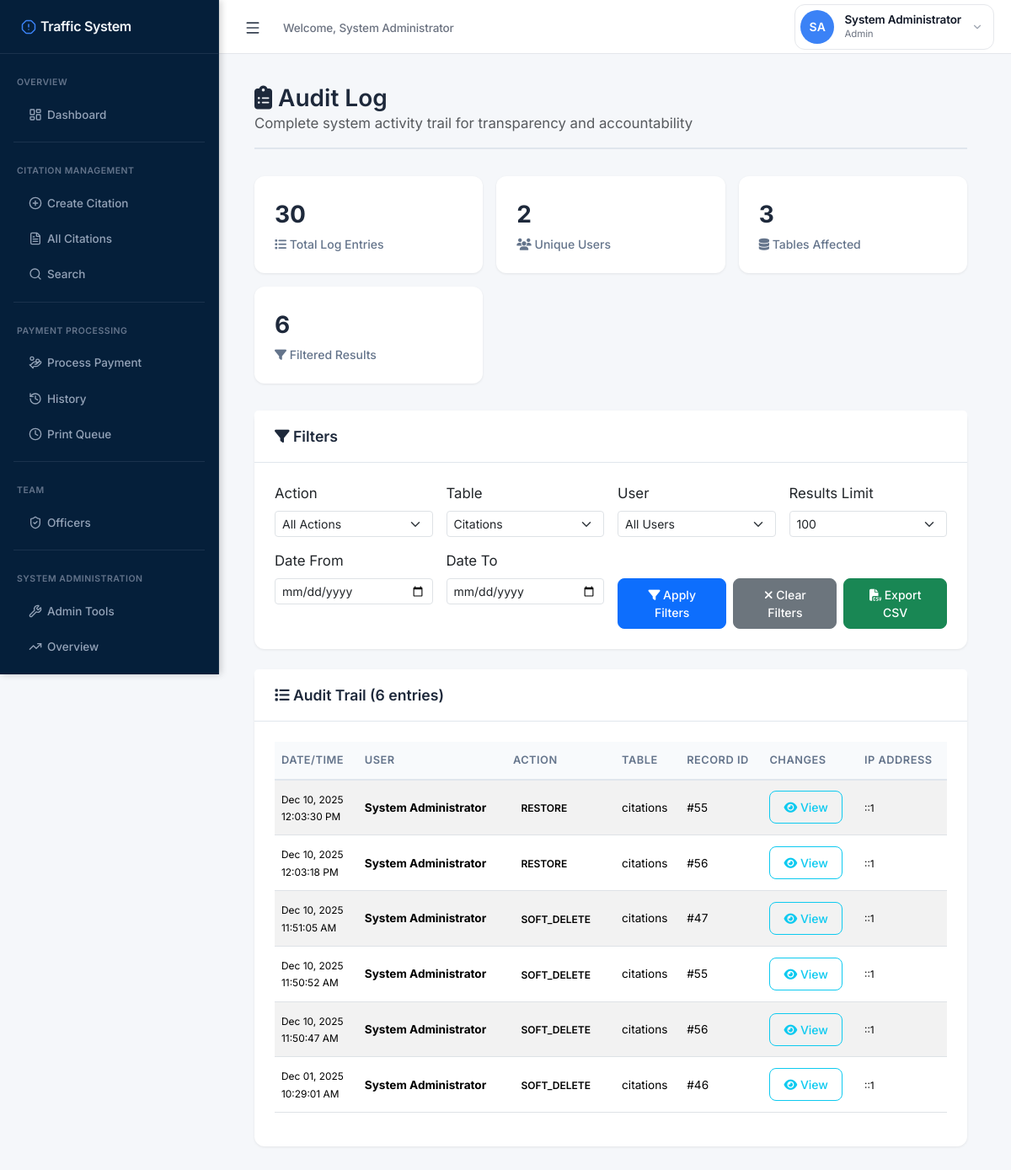
The app's page /public/admin/audit_log.php?table=citations (signed in) with its own data.
### tables this page shows
CREATE TABLE `audit_log` (
  `audit_id` int(11) NOT NULL,
  `user_id` int(11) DEFAULT NULL,
  `action` varchar(50) NOT NULL,
  `table_name` varchar(50) NOT NULL,
  `record_id` int(11) DEFAULT NULL,
  `old_values` longtext DEFAULT NULL CHECK (json_valid(`old_values`)),
  `new_values` longtext DEFAULT NULL CHECK (json_valid(`new_values`)),
  `ip_address` varchar(45) DEFAULT NULL,
  `user_agent` text DEFAULT NULL,
  `created_at` datetime NOT NULL DEFAULT current_timestamp()
);

CREATE TABLE `users` (
  `user_id` int(11) NOT NULL,
  `username` varchar(50) NOT NULL,
  `password_hash` varchar(255) NOT NULL,
  `full_name` varchar(100) NOT NULL,
  `email` varchar(100) NOT NULL,
  `role` enum('user','admin','enforcer','cashier') NOT NULL DEFAULT 'user' COMMENT 'User role: user=read-only, enforcer=field officer, cashier=payment processor, admin=full access',
  `status` enum('active','inactive','suspended') NOT NULL DEFAULT 'active',
  `last_login` datetime DEFAULT NULL,
  `created_at` datetime NOT NULL DEFAULT current_timestamp(),
  `updated_at` datetime DEFAULT NULL ON UPDATE current_timestamp(),
  `created_by` int(11) DEFAULT NULL,
  `failed_login_attempts` int(11) DEFAULT 0,
  `locked_until` datetime DEFAULT NULL
);

### includes/functions.php (called while the page is built, shortened)
<?php
function sanitize($data) {
    return trim($data);
}
?>

### services/AuditService.php (called while the page is built, shortened)
<?php
class AuditService {
    private $pdo;
    private $tableName = 'audit_log';
    public function __construct($pdo) {
        $this->pdo = $pdo;
    }
    public function getRecentActivity($limit = 100, $filters = []) {
        $where = [];
        $params = [];
        if (!empty($filters['table_name'])) {
            $where[] = "a.table_name = :table_name";
            $params[':table_name'] = $filters['table_name'];
        }
        $whereClause = !empty($where) ? 'WHERE ' . implode(' AND ', $where) : '';
        $sql = "SELECT
                    a.*,
                    u.username,
                    u.full_name as user_name
                FROM {$this->tableName} a
                LEFT JOIN users u ON a.user_id = u.user_id
                {$whereClause}
                ORDER BY a.created_at DESC
                LIMIT :limit";
        $stmt = $this->pdo->prepare($sql);
        foreach ($params as $key => $value) {
            $stmt->bindValue($key, $value);
        }
        $stmt->bindValue(':limit', $limit, PDO::PARAM_INT);
        $stmt->execute();
        return $stmt->fetchAll(PDO::FETCH_ASSOC);
    }
}

### public/admin/audit_log.php (the view, shortened to what this page needs)
<?php
require_once ROOT_PATH . '/includes/functions.php';
require_once ROOT_PATH . '/includes/auth.php';
require_once ROOT_PATH . '/services/AuditService.php';
$pdo = getPDO();
$auditService = new AuditService($pdo);
$filters = [];
$table = isset($_GET['table']) ? sanitize($_GET['table']) : '';
$dateFrom = isset($_GET['date_from']) ? sanitize($_GET['date_from']) : '';
$dateTo = isset($_GET['date_to']) ? sanitize($_GET['date_to']) : '';
$limit = isset($_GET['limit']) ? min(500, max(10, (int)$_GET['limit'])) : 100;
if ($table) $filters['table_name'] = $table;
$auditLogs = $auditService->getRecentActivity($limit, $filters);
$sql = "SELECT
            COUNT(*) as total_logs,
            COUNT(DISTINCT user_id) as unique_users,
            COUNT(DISTINCT table_name) as tables_affected,
            MIN(created_at) as oldest_log,
            MAX(created_at) as newest_log
        FROM audit_log";
$stmt = $pdo->query($sql);
$stats = $stmt->fetch(PDO::FETCH_ASSOC);
?>
<!DOCTYPE html>
<html lang="en">
<head>
    <link href="https://cdn.jsdelivr.net/npm/bootstrap@5.3.3/dist/css/bootstrap.min.css" rel="stylesheet">
    <link rel="stylesheet" href="https://cdnjs.cloudflare.com/ajax/libs/font-awesome/6.4.2/css/all.min.css">
</head>
<body>
    <?php include __DIR__ . '/sidebar.php'; ?>
    <div class="main-content">
        <div class="container-fluid">
            <div class="page-header">
                <h2>
                    <i class="fas fa-clipboard-list"></i> Audit Log
                </h2>
                <p class="text-muted mb-0">Complete system activity trail for transparency and accountability</p>
            </div>
            <div class="stats-grid">
                <div class="stat-card">
                    <div class="stat-number"><?= number_format($stats['total_logs']) ?></div>
                    <div class="stat-label"><i class="fas fa-list"></i> Total Log Entries</div>
                </div>
                <div class="stat-card">
                    <div class="stat-number"><?= number_format($stats['unique_users']) ?></div>
                    <div class="stat-label"><i class="fas fa-users"></i> Unique Users</div>
                </div>
                <div class="stat-card">
                    <div class="stat-number"><?= number_format($stats['tables_affected']) ?></div>
                    <div class="stat-label"><i class="fas fa-database"></i> Tables Affected</div>
                </div>
                <div class="stat-card">
                    <div class="stat-number"><?= count($auditLogs) ?></div>
                    <div class="stat-label"><i class="fas fa-filter"></i> Filtered Results</div>
                </div>
            </div>
            <div class="card">
                <div class="card-header">
                    <h5><i class="fas fa-filter"></i> Filters</h5>
                </div>
                <div class="card-body">
                    <form method="GET" action="" id="filterForm">
                        <div class="row g-3">
                            <div class="col-md-3">
                                <label for="action" class="form-label">Action</label>
                                <select class="form-select form-select-sm" id="action" name="action">
                                    <option value="">All Actions</option>
                                </select>
                            </div>
                            <div class="col-md-3">
                                <label for="table" class="form-label">Table</label>
                                <select class="form-select form-select-sm" id="table" name="table">
                                    <option value="citations" <?= $table === 'citations' ? 'selected' : '' ?>>Citations</option>
                                </select>
                            </div>
                            <div class="col-md-3">
                                <label for="user_id" class="form-label">User</label>
                                <select class="form-select form-select-sm" id="user_id" name="user_id">
                                    <option value="">All Users</option>
                                </select>
                            </div>
                            <div class="col-md-3">
                                <label for="limit" class="form-label">Results Limit</label>
                                <select class="form-select form-select-sm" id="limit" name="limit">
                                    <option value="100" <?= $limit == 100 ? 'selected' : '' ?>>100</option>
                                </select>
                            </div>
                            <div class="col-md-3">
                                <label for="date_from" class="form-label">Date From</label>
                                <input type="date" class="form-control form-control-sm" id="date_from" name="date_from" value="<?= htmlspecialchars($dateFrom) ?>">
                            </div>
                            <div class="col-md-3">
                                <label for="date_to" class="form-label">Date To</label>
                                <input type="date" class="form-control form-control-sm" id="date_to" name="date_to" value="<?= htmlspecialchars($dateTo) ?>">
                            </div>
                            <div class="col-md-6">
                                <label class="form-label">&nbsp;</label>
                                <div class="d-flex gap-2">
                                    <button type="submit" class="btn btn-primary btn-sm">
                                        <i class="fas fa-filter"></i> Apply Filters
                                    </button>
                                    <a href="audit_log.php" class="btn btn-secondary btn-sm">
                                        <i class="fas fa-times"></i> Clear Filters
                                    </a>
                                    <button type="button" class="btn btn-success btn-sm" onclick="exportToCSV()">
                                        <i class="fas fa-file-csv"></i> Export CSV
                                    </button>
                                </div>
                            </div>
                        </div>
                    </form>
                </div>
            </div>
            <div class="card">
                <div class="card-header">
                    <h5><i class="fas fa-list"></i> Audit Trail (<?= count($auditLogs) ?> entries)</h5>
                </div>
                <div class="card-body">
                    <?php if (empty($auditLogs)): ?>
                        <div class="alert alert-info mb-0">
                            <i class="fas fa-info-circle"></i> No audit logs found matching your criteria.
                        </div>
                    <?php else: ?>
                        <div class="table-responsive">
                            <table class="table table-striped table-hover table-sm" id="auditTable">
                                <thead>
                                    <tr>
                                        <th>Date/Time</th>
                                        <th>User</th>
                                        <th>Action</th>
                                        <th>Table</th>
                                        <th>Record ID</th>
                                        <th>Changes</th>
                                        <th>IP Address</th>
                                    </tr>
                                </thead>
                                <tbody>
                                    <?php foreach ($auditLogs as $log):
                                        $oldValues = json_decode($log['old_values'], true);
                                        $newValues = json_decode($log['new_values'], true);
                                    ?>
                                        <tr>
                                            <td>
                                                <small><?= date('M d, Y', strtotime($log['created_at'])) ?><br>
                                                <?= date('h:i:s A', strtotime($log['created_at'])) ?></small>
                                            </td>
                                            <td>
                                                <strong><?= htmlspecialchars($log['user_name'] ?: $log['username'] ?: 'System') ?></strong>
                                            </td>
                                            <td>
                                                <span class="action-badge action-<?= htmlspecialchars($log['action']) ?>">
                                                    <?= htmlspecialchars($log['action']) ?>
                                                </span>
                                            </td>
                                            <td><?= htmlspecialchars($log['table_name']) ?></td>
                                            <td>#<?= htmlspecialchars($log['record_id']) ?></td>
                                            <td>
                                                <?php if ($log['action'] === 'status_change' && $oldValues && $newValues): ?>
                                                    <small>
                                                        <strong>Status:</strong>
                                                        <span class="badge bg-secondary"><?= htmlspecialchars($oldValues['status']) ?></span>
                                                        →
                                                        <span class="badge bg-primary"><?= htmlspecialchars($newValues['status']) ?></span>
                                                        <?php if (!empty($newValues['reason'])): ?>
                                                            <br><em><?= htmlspecialchars($newValues['reason']) ?></em>
                                                        <?php endif; ?>
                                                    </small>
                                                <?php elseif ($oldValues || $newValues): ?>
                                                    <button type="button" class="btn btn-sm btn-outline-info"
                                                            onclick="showChanges(<?= htmlspecialchars(json_encode(['old' => $oldValues, 'new' => $newValues])) ?>)">
                                                        <i class="fas fa-eye"></i> View
                                                    </button>
                                                <?php else: ?>
                                                    <small class="text-muted">-</small>
                                                <?php endif; ?>
                                            </td>
                                            <td><small><?= htmlspecialchars($log['ip_address'] ?: '-') ?></small></td>
                                        </tr>
                                    <?php endforeach; ?>
                                </tbody>
                            </table>
                        </div>
                    <?php endif; ?>
                </div>
            </div>
        </div>
    </div>
</body>
</html>

### public/admin/audit_log.php (style rules this page uses)
body { margin: 0; padding: 0; font-size: 16px; background-color: #f5f7fa; }
.main-content { margin-left: 250px; margin-top: 60px; min-height: calc(100vh - 60px); background-color: #f5f7fa; padding: 2.5rem; font-size: 1.05rem; }
.page-header { margin-bottom: 2rem; padding-bottom: 1rem; border-bottom: 2px solid #e0e6ed; }
.page-header h2 { font-size: 1.75rem; font-weight: 600; color: #1e293b; margin: 0; }
.stats-grid { display: grid; grid-template-columns: repeat(auto-fit, minmax(200px, 1fr)); gap: 1rem; margin-bottom: 2rem; }
.stat-card { background: white; border-radius: 12px; padding: 1.5rem; box-shadow: 0 1px 3px rgba(0, 0, 0, 0.08); }
.stat-number { font-size: 1.75rem; font-weight: 700; color: #1e293b; margin-bottom: 0.25rem; }
.stat-label { font-size: 0.875rem; color: #64748b; font-weight: 500; }
.card { border: none; border-radius: 12px; box-shadow: 0 1px 3px rgba(0, 0, 0, 0.08); background: white; margin-bottom: 1.5rem; }
.card-header { background: white; border-bottom: 1px solid #e0e6ed; padding: 1.25rem 1.5rem; border-radius: 12px 12px 0 0; }
.card-header h5 { font-size: 1.1rem; font-weight: 600; color: #1e293b; margin: 0; }
.card-body { padding: 1.5rem; }
.table { font-size: 0.9rem; }
.table thead th { font-size: 0.8rem; padding: 0.75rem 0.5rem; font-weight: 600; background-color: #f8fafc; color: #64748b; text-transform: uppercase; letter-spacing: 0.5px; border-bottom: 2px solid #e0e6ed; }
.table tbody td { padding: 0.75rem 0.5rem; vertical-align: middle; font-size: 0.85rem; }
.action-badge { font-size: 0.75rem; padding: 0.35rem 0.6rem; font-weight: 600; border-radius: 6px; text-transform: uppercase; }
.btn { border-radius: 8px; font-weight: 500; padding: 0.5rem 1rem; }

### public/sidebar.php (style rules this page uses)
:root { --sidebar-width: 260px; --sidebar-collapsed-width: 72px; --primary-color: #3b82f6; --primary-hover: #2563eb; --sidebar-bg: #051f3a; --sidebar-item-hover: rgba(59, 130, 246, 0.1); --sidebar-item-active: rgba(59, 130, 246, 0.2); --text-primary: #f1f5f9; --text-secondary: #94a3b8; --accent-color: #3b82f6; --border-color: rgba(148, 163, 184, 0.1); --shadow-sm: 0 1px 2px rgba(0, 0, 0, 0.05); --shadow-md: 0 4px 6px rgba(0, 0, 0, 0.15); }
* { font-family: 'Inter', -apple-system, BlinkMacSystemFont, 'Segoe UI', sans-serif; }

### records on screen
audit_log: created_at "Dec 10, 2025", created_at "12:03:30 PM", user.full_name "System Administrator", action "RESTORE", table_name "citations", record "55", ip_address "::1"
audit_log: created_at "Dec 10, 2025", created_at "12:03:18 PM", user.full_name "System Administrator", action "RESTORE", table_name "citations", record "56", ip_address "::1"
audit_log: created_at "Dec 10, 2025", created_at "11:51:05 AM", user.full_name "System Administrator", action "SOFT_DELETE", table_name "citations", record "47", ip_address "::1"
audit_log: created_at "Dec 10, 2025", created_at "11:50:52 AM", user.full_name "System Administrator", action "SOFT_DELETE", table_name "citations", record "55", ip_address "::1"
audit_log: created_at "Dec 10, 2025", created_at "11:50:47 AM", user.full_name "System Administrator", action "SOFT_DELETE", table_name "citations", record "56", ip_address "::1"
audit_log: created_at "Dec 01, 2025", created_at "10:29:01 AM", user.full_name "System Administrator", action "SOFT_DELETE", table_name "citations", record "46", ip_address "::1"

### other values on screen
$_SESSION['full_name'] "System Administrator"
$initials "SA"
$_SESSION['user_role'] "Admin"
$stats['total_logs'] "30"
$stats['unique_users'] "2"
$stats['tables_affected'] "3"
count($auditLogs) "6"
